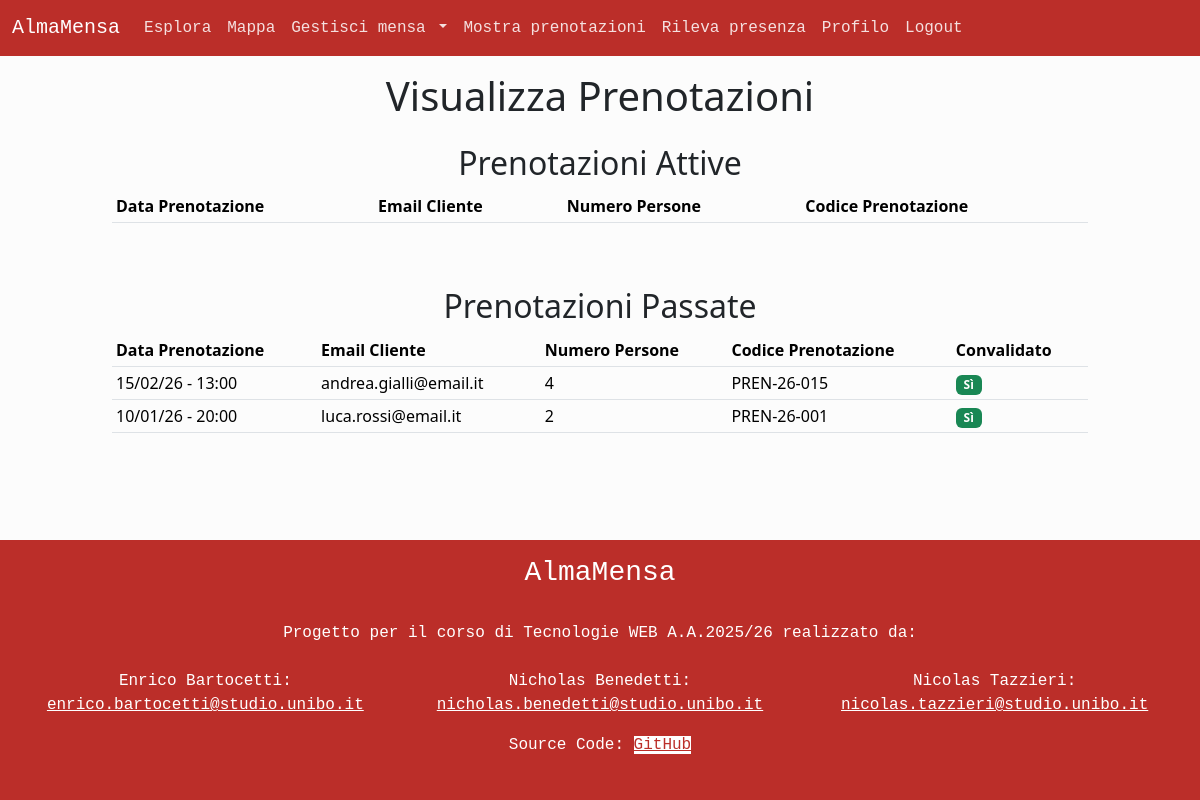
The page /show_reservations_canteen.php (signed in) on the database its author committed.
### tables this page shows
CREATE TABLE `prenotazioni` (
  `data_ora` datetime NOT NULL,
  `codice` varchar(255) NOT NULL,
  `email` varchar(100) NOT NULL,
  `convalidata` tinyint(1) NOT NULL DEFAULT FALSE,
  `num_persone` int NOT NULL,
  `id_mensa` int NOT NULL
);

### public/show_reservations_canteen.php (called while the page is built, shortened)
<?php
require_once '../src/bootstrap.php';
$templateParams["canteen"] = $user;
$templateParams["activeReservations"] = array_filter($dbh->getReservationsByCanteenId($user->getId()),
     function($reservation) {
        return $reservation->isActive();
    });
$templateParams["otherReservations"] = array_filter($dbh->getReservationsByCanteenId($user->getId(), "data_ora DESC"),
 function ($reservation) {
        return !$reservation->isActive();
    });
require '../src/template/base.php';
?>

### src/database.php (called while the page is built, shortened)
<?php
class DatabaseHelper {
    private $db;
    public function __construct($servername, $username, $password, $dbname, $port){
        $this->db = new mysqli($servername, $username, $password, $dbname, $port);
    }
    public function getCanteenById($id) {
        $stmt = $this->db->prepare("SELECT m.*, c.nome AS categoria FROM mense AS m JOIN categorie c ON m.id_categoria = c.id WHERE m.id = ?;");
        $stmt->bind_param("i", $id);
        $stmt->execute();
        $result = $stmt->get_result();
        if ($result->num_rows > 0) {
            $c = $result->fetch_assoc();
            return new Canteen($c["id"], $c["email"], $c["nome"], $c["descrizione"], $c["ind_civico"], $c["ind_via"], $c["ind_comune"], $c["ind_cap"], $c["telefono"], $c["coo_latitudine"], $c["coo_longitudine"], $c["num_posti"], $c["immagine"], $c["categoria"], $c["media_recensioni"], $c["num_recensioni"], $this->getCanteenTimeTable($c["id"]));
        } else {
            return null;
        }
    }
    public function getCanteenByEmail($email) {
        $stmt = $this->db->prepare("SELECT m.*, c.nome AS categoria FROM mense AS m JOIN categorie c ON m.id_categoria = c.id WHERE m.email = ?;");
        $stmt->bind_param("s", $email);
        $stmt->execute();
        $result = $stmt->get_result();
        if ($result->num_rows > 0) {
            $c = $result->fetch_assoc();
            return new Canteen($c["id"], $c["email"], $c["nome"], $c["descrizione"], $c["ind_civico"], $c["ind_via"], $c["ind_comune"], $c["ind_cap"], $c["telefono"], $c["coo_latitudine"], $c["coo_longitudine"], $c["num_posti"], $c["immagine"], $c["categoria"], $c["media_recensioni"], $c["num_recensioni"], $this->getCanteenTimeTable($c["id"]));
        } else {
            return null;
        }
    }
    public function getCanteenTimetable($id, $day = "%") {
        $query = 'SELECT giorno, ora_apertura, ora_chiusura FROM orari
        WHERE id_mensa = ?
        AND giorno LIKE ?
        ORDER BY FIELD(giorno, \'mon\', \'tue\', \'wed\', \'thu\', \'fri\', \'sat\', \'sun\'), ora_apertura ASC';
        $stmt = $this->db->prepare($query);
        $stmt->bind_param("is", $id, $day);
        $stmt->execute();
        $hours = [];
        foreach ($stmt->get_result()->fetch_all(MYSQLI_ASSOC) as $h) {
            array_push($hours, new OpeningHour($h["giorno"], $h["ora_apertura"], $h["ora_chiusura"]));
        }
        return $hours;
    }
    public function getReservationsByCanteenId($canteenId, $orderBy = "data_ora ASC") {
        $stmt = $this->db->prepare("SELECT * FROM prenotazioni WHERE id_mensa = ? ORDER BY $orderBy;");
        $stmt->bind_param("i", $canteenId);
        $stmt->execute();
        $result = $stmt->get_result();
        $resArray = $result->fetch_all(MYSQLI_ASSOC);
        $reservations = [];
        foreach ($resArray as $res) {
            array_push($reservations, new Reservation($res["codice"], $this->getCanteenById($res["id_mensa"]), $res["data_ora"], $res["email"], $res["num_persone"], $res["convalidata"]));
        }
        return $reservations;
    }
}
?>

### src/bootstrap.php (called while the page is built, shortened)
<?php
require_once("database.php");
$dbh = new DatabaseHelper("localhost", "root", "", "almamensa", 3306);
require_once("classes.php");
if (isUserLoggedIn()) {
   switch (getUserLevel()) {
      case UserLevel::CanteenAdmin:
         $user = $dbh->getCanteenByEmail($_SESSION["user"]->getEmail());
         break;
   }
}
?>

### src/classes.php (called while the page is built, shortened)
<?php
class Canteen extends User implements JsonSerializable {
    private $id;
    public function __construct($id, $email, $name, $desc, $number, $avenue, $municipality, $postalCode, $tel, $lat, $long, $maxSeatings, $img, $category, $avgReviews, $numReviews, $openingHours) {
        $this->id = $id;
    }
    public function getId() {
        return $this->id;
    }
    public function getEmail() {
        return parent::getEmail();
    }
}
class Reservation {
    private $code;
    private $dateTime;
    private $userEmail;
    private $numPeople;
    private $convalidated;
    public function __construct($code, Canteen $canteen, $dateTime, $userEmail, $numPeople, $convalidated) {
        $this->code = $code;
        $this->dateTime = date_create_from_format("Y-m-d H:i:s", $dateTime);
        $this->userEmail = $userEmail;
        $this->numPeople = $numPeople;
        $this->convalidated = $convalidated;
    }
    public function getCode() {
        return $this->code;
    }
    public function getDateTime() {
        return $this->dateTime;
    }
    public function getUserEmail() {
        return $this->userEmail;
    }
    public function getNumPeople() {
        return $this->numPeople;
    }
    public function isConvalidated() {
        return $this->convalidated;
    }
    public function getFormattedDateTime() {
        return $this->getDateTime()->format("d/m/y - H:i");
    }
    public function isActive() {
        $now = new DateTime();
        return $this->dateTime->getTimestamp() + 10800 > $now->getTimestamp() && !$this->convalidated;
    }
}
abstract class User {
    private $email;
    public function __construct($email) {
        $this->email = $email;
    }
    public function getEmail() {
        return $this->email;
    }
}
?>

### src/template/show_reservations_canteen.php (the view, shortened to what this page needs)
<header class="mb-4 mt-3">
    <h1 class="text-center">Visualizza Prenotazioni</h1>
</header>
<div class="row justify-content-center mb-5">
    <h2 class="text-center">Prenotazioni Attive</h2>
    <div class="col-10 table-responsive">
        <table class="table table-hover table-sm align-middle">
            <thead>
                <tr>
                    <th id="date-reservation">Data Prenotazione</th>
                    <th id="email-client">Email Cliente</th>
                    <th id="number-people">Numero Persone</th>
                    <th id="code-reservation">Codice Prenotazione</th>
                </tr>
            </thead>
        </table>
    </div>
</div>
<div class="row justify-content-center mb-5">
    <h2 class="text-center">Prenotazioni Passate</h2>
    <div class="col-10 table-responsive">
        <table class="table table-hover table-sm align-middle">
            <thead>
                <tr>
                    <th id="date-reservation-other">Data Prenotazione</th>
                    <th id="email-client-other">Email Cliente</th>
                    <th id="number-people-other">Numero Persone</th>
                    <th id="code-reservation-other">Codice Prenotazione</th>
                    <th id="convalidated-other">Convalidato</th>
                </tr>
            </thead>
            <tbody>
                <?php foreach ($templateParams["otherReservations"] as $reservation):?>
                <tr>
                    <td headers="date-reservation-other"><?php echo $reservation->getFormattedDateTime(); ?></td>
                    <td headers="email-client-other"><?php echo $reservation->getUserEmail(); ?></td>
                    <td headers="number-people-other"><?php echo $reservation->getNumPeople(); ?></td>
                    <td headers="code-reservation-other"><?php echo $reservation->getCode(); ?></td>
                    <td headers="convalidated-other">
                        <?php if ($reservation->isConvalidated()): ?>
                            <span class="badge bg-success">Sì</span>
                        <?php else: ?>
                            <span class="badge bg-secondary">No</span>
                        <?php endif; ?>
                </tr>
            <?php endforeach; ?>
            </tbody>
        </table>
    </div>
</div>

### rows shown on the page
prenotazioni: data_ora "15/02/26 - 13:00", email "andrea.gialli@email.it", num_persone "4", codice "PREN-26-015", convalidata "Sì"
prenotazioni: data_ora "10/01/26 - 20:00", email "luca.rossi@email.it", num_persone "2", codice "PREN-26-001", convalidata "Sì"
